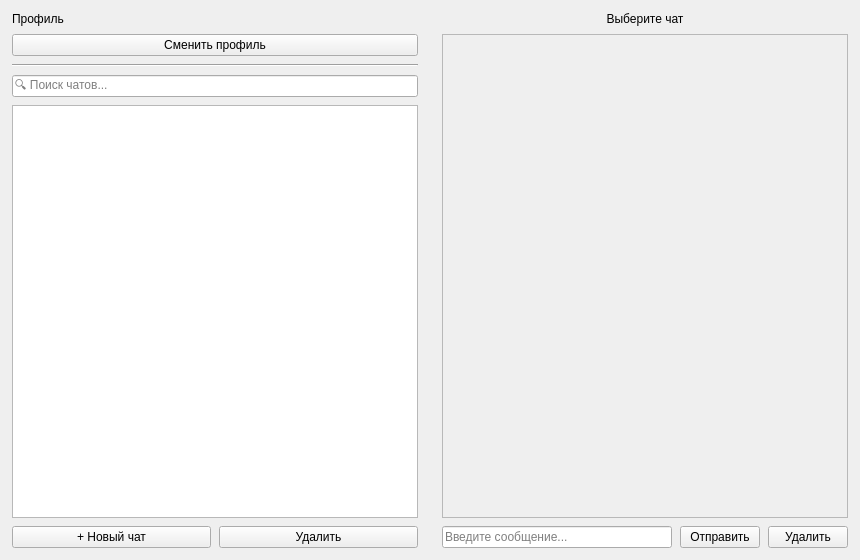
<?xml version="1.0" encoding="UTF-8"?>
<ui version="4.0">
 <class>MainWindow</class>
 <widget class="QMainWindow" name="MainWindow">
  <property name="geometry">
   <rect><x>0</x><y>0</y><width>860</width><height>560</height></rect>
  </property>
  <property name="windowTitle">
   <string>Чат</string>
  </property>
  <widget class="QWidget" name="centralwidget">
   <layout class="QHBoxLayout" name="centralLayout">
    <property name="spacing"><number>0</number></property>
    <property name="margin"><number>0</number></property>

    <!-- ══ ЛЕВАЯ ПАНЕЛЬ ══ -->
    <item>
     <widget class="QWidget" name="leftPanel">
      <property name="minimumWidth"><number>220</number></property>
      <property name="maximumWidth"><number>260</number></property>
      <layout class="QVBoxLayout" name="leftLayout">
       <property name="spacing"><number>8</number></property>
       <property name="margin"><number>12</number></property>

       <!-- Аватар + имя профиля -->
       <item>
        <widget class="QLabel" name="profileLabel">
         <property name="text"><string>Профиль</string></property>
         <property name="alignment">
          <set>Qt::AlignLeft|Qt::AlignVCenter</set>
         </property>
        </widget>
       </item>

       <!-- Кнопка смены профиля -->
       <item>
        <widget class="QPushButton" name="switchProfileBtn">
         <property name="text"><string>Сменить профиль</string></property>
        </widget>
       </item>

       <!-- Разделитель -->
       <item>
        <widget class="QFrame" name="line">
         <property name="frameShape"><enum>QFrame::HLine</enum></property>
         <property name="frameShadow"><enum>QFrame::Sunken</enum></property>
        </widget>
       </item>

       <!-- Поиск чатов -->
       <item>
        <widget class="QLineEdit" name="searchEdit">
         <property name="placeholderText"><string>🔍 Поиск чатов...</string></property>
        </widget>
       </item>

       <!-- Список чатов -->
       <item>
        <widget class="QListWidget" name="chatList"/>
       </item>

       <!-- Кнопки управления чатами -->
       <item>
        <layout class="QHBoxLayout">
         <item>
          <widget class="QPushButton" name="newChatBtn">
           <property name="text"><string>+ Новый чат</string></property>
          </widget>
         </item>
         <item>
          <widget class="QPushButton" name="deleteChatBtn">
           <property name="text"><string>Удалить</string></property>
          </widget>
         </item>
        </layout>
       </item>

      </layout>
     </widget>
    </item>

    <!-- ══ ПРАВАЯ ПАНЕЛЬ ══ -->
    <item>
     <widget class="QWidget" name="rightPanel">
      <layout class="QVBoxLayout" name="rightLayout">
       <property name="spacing"><number>8</number></property>
       <property name="margin"><number>12</number></property>

       <!-- Заголовок чата -->
       <item>
        <widget class="QLabel" name="chatTitleLabel">
         <property name="text"><string>Выберите чат</string></property>
         <property name="alignment">
          <set>Qt::AlignHCenter|Qt::AlignVCenter</set>
         </property>
        </widget>
       </item>

       <!-- Область сообщений (ScrollArea) -->
       <item >
        <widget class="QScrollArea" name="scrollArea">
         <property name="widgetResizable"><bool>true</bool></property>
         <property name="horizontalScrollBarPolicy">
          <enum>Qt::ScrollBarAlwaysOff</enum>
         </property>
         <widget class="QWidget" name="scrollContents">
          <layout class="QVBoxLayout" name="bubblesLayout">
           <property name="spacing"><number>6</number></property>
           <property name="margin"><number>10</number></property>
          </layout>
         </widget>
        </widget>
       </item>

       <!-- Строка ввода -->
       <item>
        <layout class="QHBoxLayout" name="inputRow">
         <property name="spacing"><number>8</number></property>
         <item>
          <widget class="QLineEdit" name="inputEdit">
           <property name="placeholderText"><string>Введите сообщение...</string></property>
          </widget>
         </item>
         <item>
          <widget class="QPushButton" name="sendBtn">
           <property name="text"><string>Отправить</string></property>
          </widget>
         </item>
         <item>
          <widget class="QPushButton" name="deleteMsgBtn">
           <property name="text"><string>Удалить</string></property>
          </widget>
         </item>
        </layout>
       </item>

      </layout>
     </widget>
    </item>

   </layout>
  </widget>
 </widget>
</ui>
